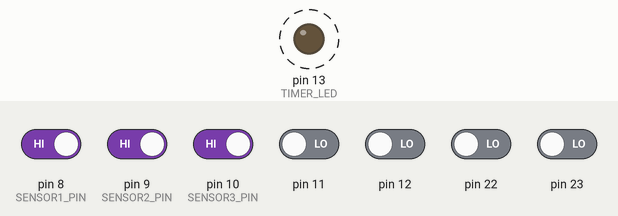
This sketch was run on a simulated Arduino Uno, built with avr-gcc and run on an emulated ATmega328P. Parts: output pins drawn as LEDs (lit = HIGH). Dashed ring = blinking. The test bench sets the inputs (shaded band); at power-on: pin 8 (SENSOR1_PIN), pin 9 (SENSOR2_PIN), pin 10 (SENSOR3_PIN) HIGH, pin 11, pin 12, pin 22, pin 23 LOW. What the sketch prints to the serial monitor is not drawn.

Above: at 1.2 s.
1.3 s: pin 8 (SENSOR1_PIN) driven LOW
Timing chart, 0 to 9.5 s (numbered marks = the images above; inputs shaded):
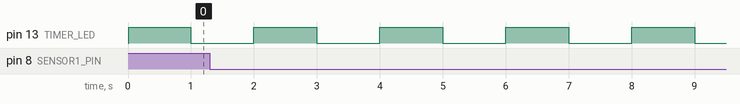

The sketch:

uninterrupted_cir1.ino
```cpp
#include <avr/interrupt.h>

// --- Volatile Flags for ISR Safety ---
volatile bool flag_sensor1 = false;
volatile bool flag_sensor2 = false;
volatile bool flag_sensor3 = false;
volatile bool flag_timer   = false;

// State variable to detect pin state changes on PORTB
volatile uint8_t last_portb_state = 0xFF;

// Pin definitions
const int SENSOR1_PIN = 8;  // PB0 / PCINT0
const int SENSOR2_PIN = 9;  // PB1 / PCINT1
const int SENSOR3_PIN = 10; // PB2 / PCINT2
const int TIMER_LED   = 13; // Onboard LED

// System counter for state tracking
unsigned long timer_ticks = 0;

// --- Modular Configurations ---

void setupPCI() {
  // 1. Enable Pin Change Interrupts for PORTB (PCIE0)
  PCICR |= (1 << PCIE0);

  // 2. Unmask Pins 8, 9, and 10 (PCINT0, PCINT1, PCINT2)
  PCMSK0 |= (1 << PCINT0) | (1 << PCINT1) | (1 << PCINT2);

  // Record initial hardware state
  last_portb_state = PINB;
}

void setupTimer1() {
  cli(); // Disable global interrupts during register configuration

  TCCR1A = 0;
  TCCR1B = 0;
  TCNT1  = 0;

  // OCR1A = 15624 for 1Hz frequency (16MHz / (1024 prescaler * 1Hz) - 1)
  OCR1A = 15624;

  // CTC Mode (Clear Timer on Compare Match)
  TCCR1B |= (1 << WGM12);

  // Set 1024 Prescaler
  TCCR1B |= (1 << CS12) | (1 << CS10);

  // Enable Timer Compare Match A Interrupt
  TIMSK1 |= (1 << OCIE1A);

  sei(); // Re-enable global interrupts
}

// --- Modular Processing Handlers ---

void processSensorEvents() {
  if (flag_sensor1) {
    Serial.println("EVENT [PCINT0]: Sensor 1 (Pin 8) triggered!");
    flag_sensor1 = false;
  }

  if (flag_sensor2) {
    Serial.println("EVENT [PCINT1]: Sensor 2 (Pin 9) triggered!");
    flag_sensor2 = false;
  }

  if (flag_sensor3) {
    Serial.println("EVENT [PCINT2]: Sensor 3 (Pin 10) triggered!");
    flag_sensor3 = false;
  }
}

void processTimeBasedTasks() {
  if (flag_timer) {
    timer_ticks++;
    digitalWrite(TIMER_LED, !digitalRead(TIMER_LED));

    Serial.print("TIMER [Timer1]: Periodic Heartbeat #");
    Serial.print(timer_ticks);
    Serial.println(" | System Active");

    flag_timer = false;
  }
}

// --- Arduino Standard Core Functions ---

void setup() {
  Serial.begin(9600);

  pinMode(SENSOR1_PIN, INPUT_PULLUP);
  pinMode(SENSOR2_PIN, INPUT_PULLUP);
  pinMode(SENSOR3_PIN, INPUT_PULLUP);
  pinMode(TIMER_LED, OUTPUT);

  Serial.println("=== SYSTEM INITIALIZING ===");
  setupPCI();
  setupTimer1();
  Serial.println("=== SYSTEM READY (PCI + TIMER1 ACTIVE) ===");
}

void loop() {
  // Non-blocking processing execution
  processSensorEvents();
  processTimeBasedTasks();
}

// --- Interrupt Service Routines (ISRs) ---

// Single ISR managing Pin Change Interrupts for PORTB (Pins 8-13)
ISR(PCINT0_vect) {
  uint8_t current_portb_state = PINB;
  uint8_t changed_bits = current_portb_state ^ last_portb_state;

  // Check Pin 8 (PB0) - Falling Edge (Button Press)
  if ((changed_bits & (1 << PB0)) && !(current_portb_state & (1 << PB0))) {
    flag_sensor1 = true;
  }

  // Check Pin 9 (PB1) - Falling Edge (Button Press)
  if ((changed_bits & (1 << PB1)) && !(current_portb_state & (1 << PB1))) {
    flag_sensor2 = true;
  }

  // Check Pin 10 (PB2) - Falling Edge (Button Press)
  if ((changed_bits & (1 << PB2)) && !(current_portb_state & (1 << PB2))) {
    flag_sensor3 = true;
  }

  last_portb_state = current_portb_state;
}

// ISR for Timer1 Compare Match
ISR(TIMER1_COMPA_vect) {
  flag_timer = true; // Minimal ISR execution
}
```

TaskM1.cpp
```cpp
#include <Arduino.h>

#include <avr/interrupt.h>

// --- Volatile Flags for ISR Safety ---
volatile bool flag_sensor1 = false;
volatile bool flag_sensor2 = false;
volatile bool flag_sensor3 = false;
volatile bool flag_timer   = false;

// State variable to detect pin state changes on PORTB
volatile uint8_t last_portb_state = 0xFF;

// Pin definitions
const int SENSOR1_PIN = 8;  // PB0 / PCINT0
const int SENSOR2_PIN = 9;  // PB1 / PCINT1
const int SENSOR3_PIN = 10; // PB2 / PCINT2
const int TIMER_LED   = 13; // Onboard LED

// System counter for state tracking
unsigned long timer_ticks = 0;

// --- Modular Configurations ---

void setupPCI() {
  // 1. Enable Pin Change Interrupts for PORTB (PCIE0)
  PCICR |= (1 << PCIE0);

  // 2. Unmask Pins 8, 9, and 10 (PCINT0, PCINT1, PCINT2)
  PCMSK0 |= (1 << PCINT0) | (1 << PCINT1) | (1 << PCINT2);

  // Record initial hardware state
  last_portb_state = PINB;
}

void setupTimer1() {
  cli(); // Disable global interrupts during register configuration

  TCCR1A = 0;
  TCCR1B = 0;
  TCNT1  = 0;

  // OCR1A = 15624 for 1Hz frequency (16MHz / (1024 prescaler * 1Hz) - 1)
  OCR1A = 15624;

  // CTC Mode (Clear Timer on Compare Match)
  TCCR1B |= (1 << WGM12);

  // Set 1024 Prescaler
  TCCR1B |= (1 << CS12) | (1 << CS10);

  // Enable Timer Compare Match A Interrupt
  TIMSK1 |= (1 << OCIE1A);

  sei(); // Re-enable global interrupts
}

// --- Modular Processing Handlers ---

void processSensorEvents() {
  if (flag_sensor1) {
    Serial.println("EVENT [PCINT0]: Sensor 1 (Pin 8) triggered!");
    flag_sensor1 = false;
  }

  if (flag_sensor2) {
    Serial.println("EVENT [PCINT1]: Sensor 2 (Pin 9) triggered!");
    flag_sensor2 = false;
  }

  if (flag_sensor3) {
    Serial.println("EVENT [PCINT2]: Sensor 3 (Pin 10) triggered!");
    flag_sensor3 = false;
  }
}

void processTimeBasedTasks() {
  if (flag_timer) {
    timer_ticks++;
    digitalWrite(TIMER_LED, !digitalRead(TIMER_LED));

    Serial.print("TIMER [Timer1]: Periodic Heartbeat #");
    Serial.print(timer_ticks);
    Serial.println(" | System Active");

    flag_timer = false;
  }
}

// --- Arduino Standard Core Functions ---

void setup() {
  Serial.begin(9600);

  pinMode(SENSOR1_PIN, INPUT_PULLUP);
  pinMode(SENSOR2_PIN, INPUT_PULLUP);
  pinMode(SENSOR3_PIN, INPUT_PULLUP);
  pinMode(TIMER_LED, OUTPUT);

  Serial.println("=== SYSTEM INITIALIZING ===");
  setupPCI();
  setupTimer1();
  Serial.println("=== SYSTEM READY (PCI + TIMER1 ACTIVE) ===");
}

void loop() {
  // Non-blocking processing execution
  processSensorEvents();
  processTimeBasedTasks();
}

// --- Interrupt Service Routines (ISRs) ---

// Single ISR managing Pin Change Interrupts for PORTB (Pins 8-13)
ISR(PCINT0_vect) {
  uint8_t current_portb_state = PINB;
  uint8_t changed_bits = current_portb_state ^ last_portb_state;

  // Check Pin 8 (PB0) - Falling Edge (Button Press)
  if ((changed_bits & (1 << PB0)) && !(current_portb_state & (1 << PB0))) {
    flag_sensor1 = true;
  }

  // Check Pin 9 (PB1) - Falling Edge (Button Press)
  if ((changed_bits & (1 << PB1)) && !(current_portb_state & (1 << PB1))) {
    flag_sensor2 = true;
  }

  // Check Pin 10 (PB2) - Falling Edge (Button Press)
  if ((changed_bits & (1 << PB2)) && !(current_portb_state & (1 << PB2))) {
    flag_sensor3 = true;
  }

  last_portb_state = current_portb_state;
}

// ISR for Timer1 Compare Match
ISR(TIMER1_COMPA_vect) {
  flag_timer = true; // Minimal ISR execution
}
```

Measured:
- by itself, pin 13 (TIMER_LED): alternates HIGH for 1.0 s and LOW for 1.0 s
